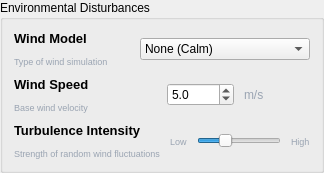
                                <widget class="QGroupBox" name="groupEnvironmentalDisturbances">
                                    <property name="title">
                                        <string>Environmental Disturbances</string>
                                    </property>
                                    <layout class="QVBoxLayout" name="environmentalLayout">
                                        <property name="spacing">
                                            <number>10</number>
                                        </property>

                                        <!-- Wind Model -->
                                        <item>
                                            <layout class="QHBoxLayout" name="h_WindModel">
                                                <item>
                                                    <layout class="QVBoxLayout" name="v_labels_windmodel">
                                                        <item>
                                                            <widget class="QLabel" name="label_WindModel">
                                                                <property name="font">
                                                                    <font>
                                                                        <pointsize>10</pointsize>
                                                                        <bold>true</bold>
                                                                    </font>
                                                                </property>
                                                                <property name="text">
                                                                    <string>Wind Model</string>
                                                                </property>
                                                            </widget>
                                                        </item>
                                                        <item>
                                                            <widget class="QLabel" name="desc_WindModel">
                                                                <property name="styleSheet">
                                                                    <string>color: #9aa4b2; font-size: 9px;</string>
                                                                </property>
                                                                <property name="text">
                                                                    <string>Type of wind simulation</string>
                                                                </property>
                                                            </widget>
                                                        </item>
                                                    </layout>
                                                </item>
                                                <item>
                                                    <widget class="QComboBox" name="comboBoxWindModel">
                                                        <property name="minimumWidth">
                                                            <number>200</number>
                                                        </property>
                                                        <item>
                                                            <property name="text">
                                                                <string>None (Calm)</string>
                                                            </property>
                                                        </item>
                                                        <item>
                                                            <property name="text">
                                                                <string>Constant Wind</string>
                                                            </property>
                                                        </item>
                                                        <item>
                                                            <property name="text">
                                                                <string>Turbulent (Dryden Model)</string>
                                                            </property>
                                                        </item>
                                                        <item>
                                                            <property name="text">
                                                                <string>Gust (Random Bursts)</string>
                                                            </property>
                                                        </item>
                                                        <item>
                                                            <property name="text">
                                                                <string>Realistic (Combined)</string>
                                                            </property>
                                                        </item>
                                                    </widget>
                                                </item>
                                            </layout>
                                        </item>

                                        <!-- Wind Speed -->
                                        <item>
                                            <layout class="QHBoxLayout" name="h_WindSpeed">
                                                <item>
                                                    <layout class="QVBoxLayout" name="v_labels_windspeed">
                                                        <item>
                                                            <widget class="QLabel" name="label_WindSpeed">
                                                                <property name="font">
                                                                    <font>
                                                                        <pointsize>10</pointsize>
                                                                        <bold>true</bold>
                                                                    </font>
                                                                </property>
                                                                <property name="text">
                                                                    <string>Wind Speed</string>
                                                                </property>
                                                            </widget>
                                                        </item>
                                                        <item>
                                                            <widget class="QLabel" name="desc_WindSpeed">
                                                                <property name="styleSheet">
                                                                    <string>color: #9aa4b2; font-size: 9px;</string>
                                                                </property>
                                                                <property name="text">
                                                                    <string>Base wind velocity</string>
                                                                </property>
                                                            </widget>
                                                        </item>
                                                    </layout>
                                                </item>
                                                <item>
                                                    <layout class="QHBoxLayout" name="h_windspeed_controls">
                                                        <item>
                                                            <widget class="QDoubleSpinBox" name="spinWindSpeed">
                                                                <property name="decimals">
                                                                    <number>1</number>
                                                                </property>
                                                                <property name="minimum">
                                                                    <double>0.000000000000000</double>
                                                                </property>
                                                                <property name="maximum">
                                                                    <double>50.000000000000000</double>
                                                                </property>
                                                                <property name="singleStep">
                                                                    <double>0.500000000000000</double>
                                                                </property>
                                                                <property name="value">
                                                                    <double>5.000000000000000</double>
                                                                </property>
                                                            </widget>
                                                        </item>
                                                        <item>
                                                            <widget class="QLabel" name="label_ms">
                                                                <property name="styleSheet">
                                                                    <string>color: #9aa4b2;</string>
                                                                </property>
                                                                <property name="text">
                                                                    <string>m/s</string>
                                                                </property>
                                                            </widget>
                                                        </item>
                                                    </layout>
                                                </item>
                                            </layout>
                                        </item>

                                        <!-- Turbulence Intensity Slider -->
                                        <item>
                                            <layout class="QHBoxLayout" name="h_TurbulenceIntensity">
                                                <item>
                                                    <layout class="QVBoxLayout" name="v_labels_turbulence">
                                                        <item>
                                                            <widget class="QLabel" name="label_TurbulenceIntensity">
                                                                <property name="font">
                                                                    <font>
                                                                        <pointsize>10</pointsize>
                                                                        <bold>true</bold>
                                                                    </font>
                                                                </property>
                                                                <property name="text">
                                                                    <string>Turbulence Intensity</string>
                                                                </property>
                                                            </widget>
                                                        </item>
                                                        <item>
                                                            <widget class="QLabel" name="desc_TurbulenceIntensity">
                                                                <property name="styleSheet">
                                                                    <string>color: #9aa4b2; font-size: 9px;</string>
                                                                </property>
                                                                <property name="text">
                                                                    <string>Strength of random wind fluctuations</string>
                                                                </property>
                                                            </widget>
                                                        </item>
                                                    </layout>
                                                </item>
                                                <item>
                                                    <layout class="QHBoxLayout" name="h_turbulence_controls">
                                                        <item>
                                                            <widget class="QLabel" name="label_low">
                                                                <property name="styleSheet">
                                                                    <string>color: #9aa4b2; font-size: 9px;</string>
                                                                </property>
                                                                <property name="text">
                                                                    <string>Low</string>
                                                                </property>
                                                            </widget>
                                                        </item>
                                                        <item>
                                                            <widget class="QSlider" name="sliderTurbulenceIntensity">
                                                                <property name="minimumWidth">
                                                                    <number>120</number>
                                                                </property>
                                                                <property name="minimum">
                                                                    <number>0</number>
                                                                </property>
                                                                <property name="maximum">
                                                                    <number>10</number>
                                                                </property>
                                                                <property name="value">
                                                                    <number>3</number>
                                                                </property>
                                                                <property name="orientation">
                                                                    <enum>Qt::Orientation::Horizontal</enum>
                                                                </property>
                                                            </widget>
                                                        </item>
                                                        <item>
                                                            <widget class="QLabel" name="label_high">
                                                                <property name="styleSheet">
                                                                    <string>color: #9aa4b2; font-size: 9px;</string>
                                                                </property>
                                                                <property name="text">
                                                                    <string>High</string>
                                                                </property>
                                                            </widget>
                                                        </item>
                                                    </layout>
                                                </item>
                                            </layout>
                                        </item>
                                    </layout>
                                </widget>
